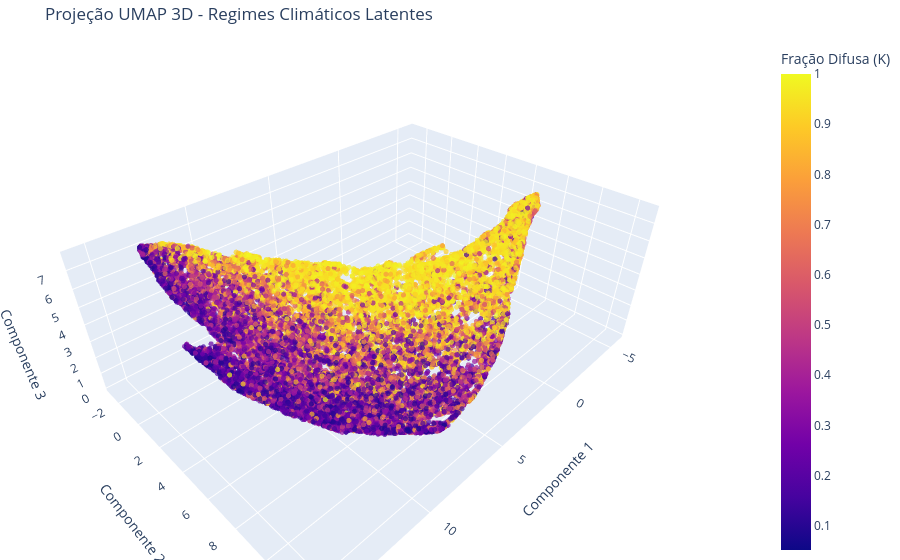

Notebook cell for this chart:
### Code cell
fig_umap = px.scatter_3d(
    df_vis,
    x='UMAP_1',
    y='UMAP_2',
    z='UMAP_3',
    color=target_col, 
    hover_data=['Date_Time', target_col],
    color_continuous_scale=px.colors.sequential.Plasma,
    title='Projeção UMAP 3D - Regimes Climáticos Latentes',
    labels={
        'UMAP_1': 'Componente 1',
        'UMAP_2': 'Componente 2',
        'UMAP_3': 'Componente 3',
        target_col: 'Fração Difusa (K)'
    }
)

# 2. Ajuste de marcadores (reduzi um pouco o tamanho para o 3D não poluir)
fig_umap.update_traces(marker=dict(size=3, opacity=0.7))

# 3. Ajuste de layout para melhorar a visualização 3D
fig_umap.update_layout(margin=dict(l=0, r=0, b=0, t=40))

fig_umap.show()

### Figure 1 — Plotly figure (JSON) as saved in the notebook; plotly's stock layout.template omitted (floating-point values rounded to 4 significant figures; data arrays with more than 128 entries replaced by an {"elided": "..."} marker saying what was removed)
{"data": [{"customdata": {"elided": "24911x2 mixed values"}, "hovertemplate": "Componente 1=%{x}<br>Componente 2=%{y}<br>Componente 3=%{z}<br>Date_Time=%{customdata[0]}<br>Fração Difusa (K)=%{marker.color}<extra></extra>", "legendgroup": "", "marker": {"color": {"elided": "24911 float values"}, "coloraxis": "coloraxis", "opacity": 0.7, "size": 3, "symbol": "circle"}, "mode": "markers", "name": "", "scene": "scene", "showlegend": false, "type": "scatter3d", "x": {"elided": "24911 float values"}, "y": {"elided": "24911 float values"}, "z": {"elided": "24911 float values"}}], "layout": {"coloraxis": {"colorbar": {"title": {"text": "Fração Difusa (K)"}}, "colorscale": [[0, "#0d0887"], [0.1111, "#46039f"], [0.2222, "#7201a8"], [0.3333, "#9c179e"], [0.4444, "#bd3786"], [0.5556, "#d8576b"], [0.6667, "#ed7953"], [0.7778, "#fb9f3a"], [0.8889, "#fdca26"], [1, "#f0f921"]]}, "legend": {"tracegroupgap": 0}, "margin": {"b": 0, "l": 0, "r": 0, "t": 40}, "scene": {"domain": {"x": [0, 1], "y": [0, 1]}, "xaxis": {"title": {"text": "Componente 1"}}, "yaxis": {"title": {"text": "Componente 2"}}, "zaxis": {"title": {"text": "Componente 3"}}}, "title": {"text": "Projeção UMAP 3D - Regimes Climáticos Latentes"}}}
